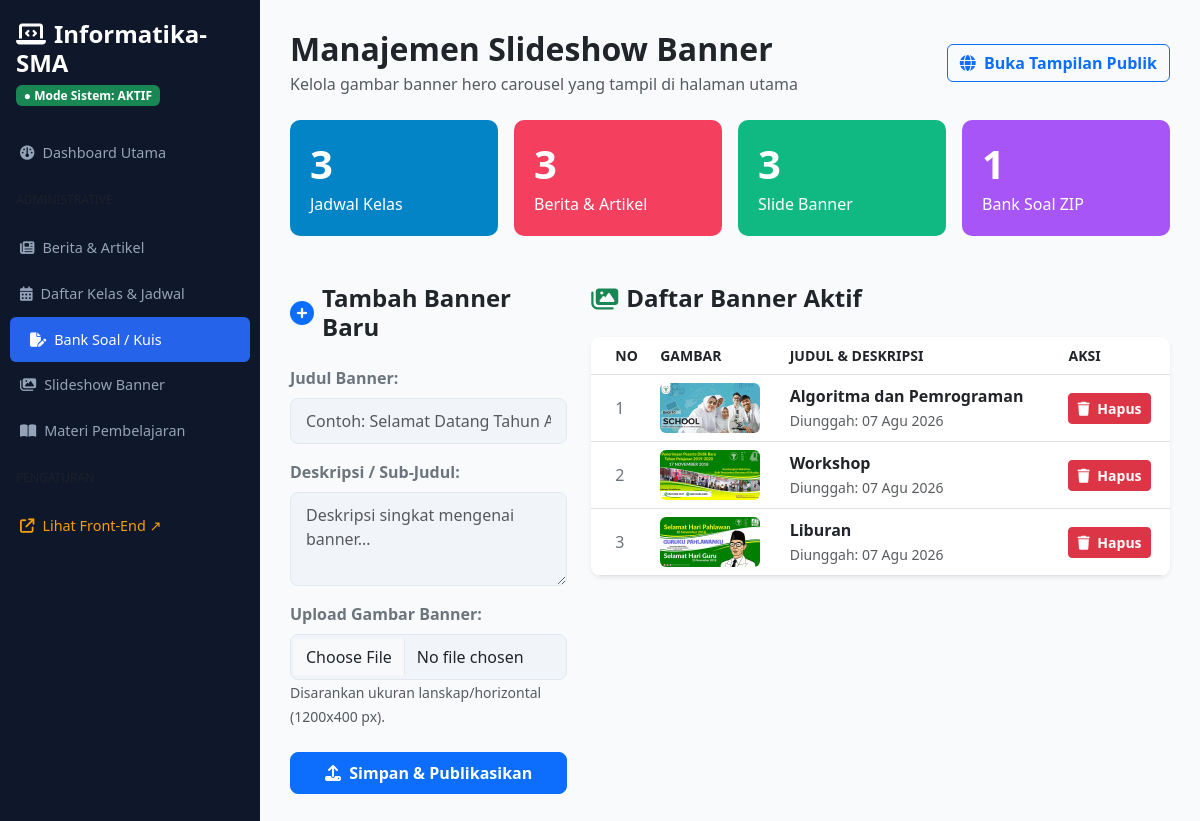
/banner/ (signed in), run on the app's committed database.
### portal/models.py (models this page shows, shortened)
class SlideBanner(models.Model):
    judul = models.CharField(max_length=200)
    gambar = models.ImageField(upload_to='banners/', blank=True, null=True)
    is_active = models.BooleanField(default=True)
    created_at = models.DateTimeField(auto_now_add=True)

### portal/views.py (the view, shortened to what this page needs)
# urls.py: path('banner/', views.banner_view, name='backend_banner'),
@login_required(login_url='login')
def banner_view(request):
    banner_list = SlideBanner.objects.all().order_by('-id')
    context = {
        'banner_list': banner_list,
        'total_jadwal': JadwalPelajaran.objects.count(),
        'total_berita': BeritaArtikel.objects.count(),
        'total_banner': banner_list.count(),
        'total_kuis': BankSoal.objects.count(),
    }
    return render(request, 'backend/banner.html', context)

### portal/templates/backend/banner.html (shortened to what this page needs)
<!DOCTYPE html>
<html lang="id">
<head>
    <link href="https://cdn.jsdelivr.net/npm/bootstrap@5.3.0/dist/css/bootstrap.min.css" rel="stylesheet">
    <link rel="stylesheet" href="https://cdnjs.cloudflare.com/ajax/libs/font-awesome/6.4.0/css/all.min.css">
</head>
<body>
    <div class="sidebar">
        <h4 class="px-3 text-white fw-bold mb-1"><i class="fa-solid fa-laptop-code me-2"></i>Informatika-SMA</h4>
        <div class="px-3 mb-4"><span class="badge bg-success">● Mode Sistem: AKTIF</span></div>
        <ul class="sidebar-menu">
            <li><a href="{% url 'backend_dashboard' %}"><i class="fa-solid fa-gauge me-2"></i>Dashboard Utama</a></li>
            <li class="px-3 text-uppercase text-muted my-3" style="font-size: 0.75rem;">ADMINISTRATIVE</li>
            <li><a href="{% url 'backend_dashboard' %}"><i class="fa-solid fa-newspaper me-2"></i>Berita & Artikel</a></li>
            <li><a href="{% url 'backend_jadwal' %}"><i class="fa-solid fa-calendar-days me-2"></i>Daftar Kelas & Jadwal</a></li>
            <li><a href="{% url 'backend_bank_soal' %}" class="active"><i class="fa-solid fa-file-pen me-2"></i>Bank Soal / Kuis</a></li>
            <li><a href="{% url 'backend_banner' %}"><i class="fa-solid fa-images me-2"></i>Slideshow Banner</a></li>
            <li><a href="{% url 'materi_list' %}"><i class="fa-solid fa-book-open me-2"></i>Materi Pembelajaran</a></li>
            <li class="px-3 text-uppercase text-muted my-3" style="font-size: 0.75rem;">PENGATURAN</li>
            <li><a href="{% url 'frontend_home' %}" target="_blank" style="color: #f59e0b;"><i class="fa-solid fa-arrow-up-right-from-square me-2"></i>Lihat Front-End ↗</a></li>
        </ul>
    </div>
    <div class="main-content">
        <div class="d-flex justify-content-between align-items-center mb-4">
            <div>
                <h2 class="fw-bold mb-1">Manajemen Slideshow Banner</h2>
                <p class="text-muted mb-0">Kelola gambar banner hero carousel yang tampil di halaman utama</p>
            </div>
            <a href="{% url 'frontend_home' %}" target="_blank" class="btn btn-outline-primary fw-semibold">
                <i class="fa-solid fa-globe me-1"></i> Buka Tampilan Publik
            </a>
        </div>
        <div class="row g-3 mb-4">
            <div class="col-md-3"><div class="card-stat" style="background-color: #0284c7;"><h1 class="fw-bold m-0">{{ total_jadwal }}</h1><p class="m-0 mt-1">Jadwal Kelas</p></div></div>
            <div class="col-md-3"><div class="card-stat" style="background-color: #f43f5e;"><h1 class="fw-bold m-0">{{ total_berita }}</h1><p class="m-0 mt-1">Berita & Artikel</p></div></div>
            <div class="col-md-3"><div class="card-stat" style="background-color: #10b981;"><h1 class="fw-bold m-0">{{ total_banner }}</h1><p class="m-0 mt-1">Slide Banner</p></div></div>
            <div class="col-md-3"><div class="card-stat" style="background-color: #a855f7;"><h1 class="fw-bold m-0">{{ total_kuis }}</h1><p class="m-0 mt-1">Bank Soal ZIP</p></div></div>
        </div>
        <div class="row g-4 mt-2">
            <div class="col-md-4">
                <h4 class="fw-bold mb-4 text-dark d-flex align-items-center">
                    <i class="fa-solid fa-plus-circle text-primary me-2"></i> Tambah Banner Baru
                </h4>
                <form method="POST" enctype="multipart/form-data">
                    <div class="mb-3">
                        <label class="form-label text-secondary fw-semibold">Judul Banner:</label>
                        <input type="text" name="judul" class="form-control form-control-custom" placeholder="Contoh: Selamat Datang Tahun Ajaran Baru" required>
                    </div>
                    <div class="mb-3">
                        <label class="form-label text-secondary fw-semibold">Deskripsi / Sub-Judul:</label>
                        <textarea name="deskripsi" rows="3" class="form-control form-control-custom" placeholder="Deskripsi singkat mengenai banner..."></textarea>
                    </div>
                    <div class="mb-4">
                        <label class="form-label text-secondary fw-semibold">Upload Gambar Banner:</label>
                        <input type="file" name="gambar" accept="image/*" class="form-control form-control-custom" required>
                        <small class="text-muted">Disarankan ukuran lanskap/horizontal (1200x400 px).</small>
                    </div>
                    <button type="submit" name="submit_banner" class="btn btn-primary w-100 py-2 fw-bold" style="border-radius: 8px;">
                        <i class="fa-solid fa-upload me-1"></i> Simpan & Publikasikan
                    </button>
                </form>
            </div>
            <div class="col-md-8">
                <h4 class="fw-bold mb-4 text-dark d-flex align-items-center">
                    <i class="fa-solid fa-images text-success me-2"></i> Daftar Banner Aktif
                </h4>
                <div class="card border-0 shadow-sm" style="border-radius: 10px; overflow: hidden;">
                    <div class="table-responsive">
                        <table class="table table-hover align-middle mb-0">
                            <thead style="background-color: #f8fafc; color: #64748b;">
                                <tr class="small text-uppercase">
                                    <th class="ps-4">No</th>
                                    <th>Gambar</th>
                                    <th>Judul & Deskripsi</th>
                                    <th>Aksi</th>
                                </tr>
                            </thead>
                            <tbody>
                                {% for b in banner_list %}
                                <tr>
                                    <td class="ps-4 text-secondary">{{ forloop.counter }}</td>
                                    <td>
                                        {% if b.gambar %}
                                            <img src="{{ b.gambar.url }}" alt="{{ b.judul }}" style="width: 100px; height: 50px; object-fit: cover; border-radius: 6px;">
                                        {% else %}
                                            <span class="badge bg-secondary">Tanpa Gambar</span>
                                        {% endif %}
                                    </td>
                                    <td>
                                        <div class="fw-bold text-dark">{{ b.judul }}</div>
                                        <small class="text-muted">Diunggah: {{ b.created_at|date:"d M Y" }}</small>
                                    </td>
                                    <td>
<a href="{% url 'hapus_banner' b.id %}"
   class="btn btn-sm btn-danger fw-semibold"
   onclick="return confirm('Apakah Anda yakin ingin menghapus banner \'{{ b.judul }}\'?')">
    <i class="fa-solid fa-trash me-1"></i> Hapus
</a>
                                    </td>
                                </tr>
                                {% empty %}
                                <tr>
                                    <td colspan="4" class="text-center text-muted py-4">Belum ada slide banner yang diunggah.</td>
                                </tr>
                                {% endfor %}
                            </tbody>
                        </table>
                    </div>
                </div>
            </div>
        </div>
    </div>
</body>
</html>

### portal/templates/backend/banner.html (style rules this page uses)
body { background-color: #f8fafc; font-family: 'Segoe UI', Tahoma, Geneva, Verdana, sans-serif; }
.sidebar { width: 260px; position: fixed; top: 0; bottom: 0; background: #0f172a; color: white; padding-top: 20px; overflow-y: auto; z-index: 100; }
.sidebar-menu { list-style: none; padding: 0; margin: 0; }
.sidebar-menu a { color: #94a3b8; text-decoration: none; padding: 12px 20px; display: block; font-size: 0.9rem; transition: 0.2s; }
.sidebar-menu a.active, .sidebar-menu a:hover { background: #2563eb; color: white; border-radius: 6px; margin: 0 10px; }
.main-content { margin-left: 260px; padding: 30px; }
.card-stat { border-radius: 10px; border: none; color: white; padding: 20px; }
.form-control-custom { background-color: #f1f5f9; border: 1px solid #e2e8f0; border-radius: 8px; padding: 10px 15px; }

### data on the page
SlideBanner: gambar (picture), judul "Algoritma dan Pemrograman", created_at "07 Agu 2026"
SlideBanner: gambar (picture), judul "Workshop", created_at "07 Agu 2026"
SlideBanner: gambar (picture), judul "Liburan", created_at "07 Agu 2026"

### other printed values
{{ total_jadwal }} "3"
{{ total_berita }} "3"
{{ total_banner }} "3"
{{ total_kuis }} "1"
